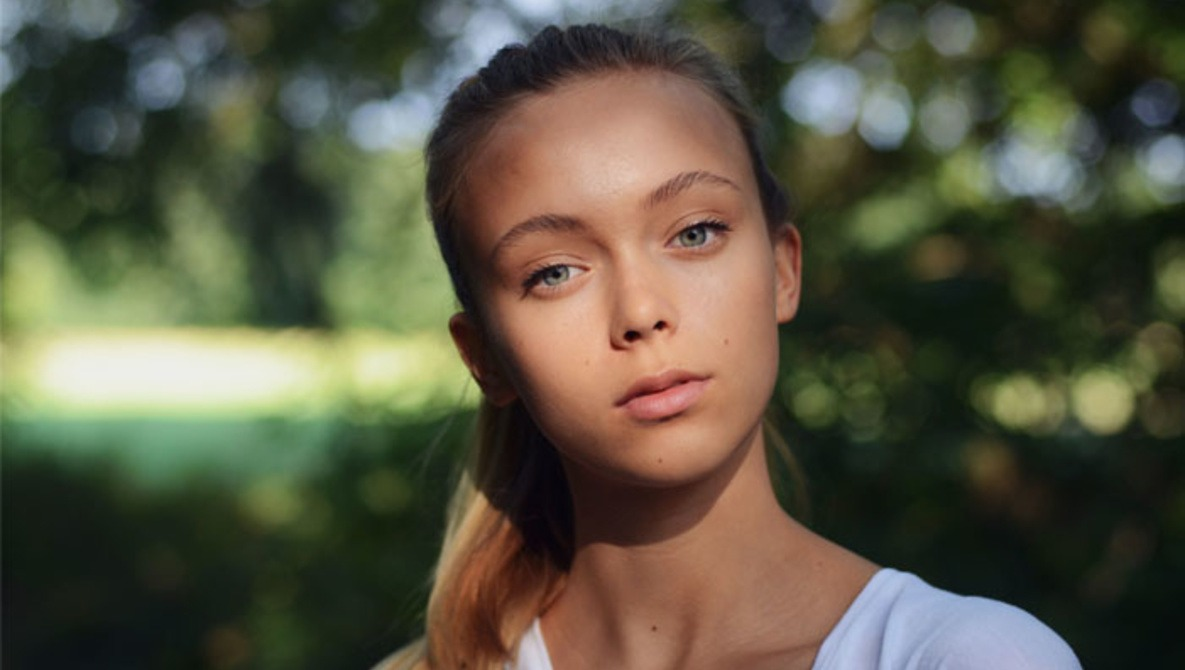
%> input picture IVA/Images and Videos/GIRL_WOOD.jpg, 1185 x 670 px
$ octave Resizing.m   (GNU Octave 9; MATLAB toolbox functions it lacks are replaced by stand-ins)
%> lines starting %> are read from the running program, lines starting %| are printed output that depends on the picture; in (x1, y1, x2, y2) boxes, pixels count from 0 and x2, y2 are one past the last pixel; in counts of white or black regions, pixels touching at a corner belong together; the program's own positions count from 1
I1=imread("GIRL_WOOD.jpg");
%> I1 is the input picture: size 670x1185x3 uint8; mean R, G, B 87.1, 84.8, 65.8
I2=imread("cat.jpg");
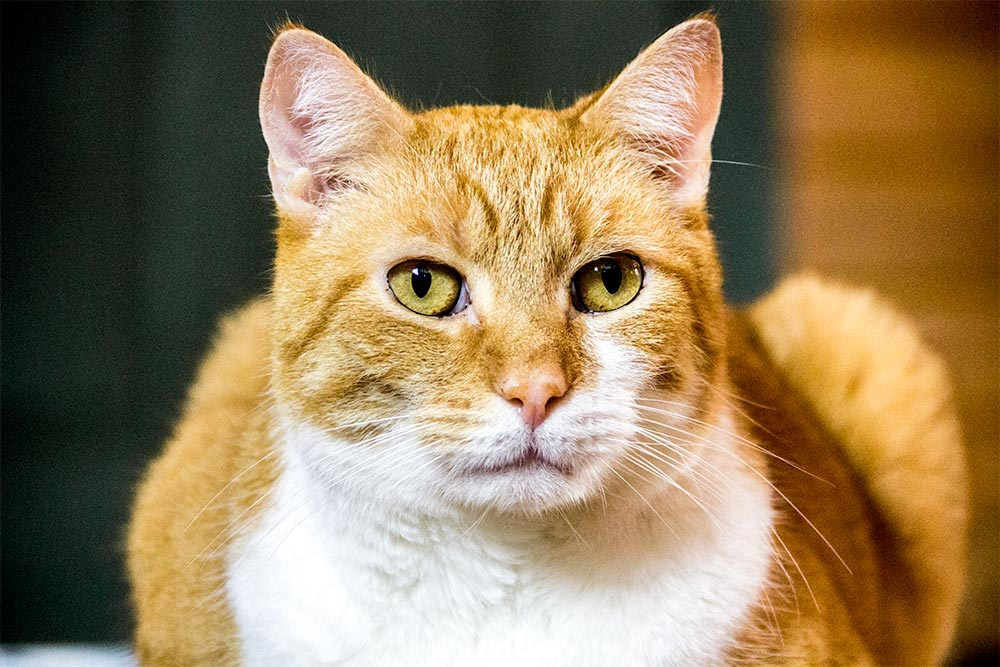
%> input picture IVA/Images and Videos/cat.jpg, 1000 x 667 px
%> I2 is the input picture: size 667x1000x3 uint8; mean R, G, B 148.8, 126.1, 90.8
I2G=rgb2gray(I2);
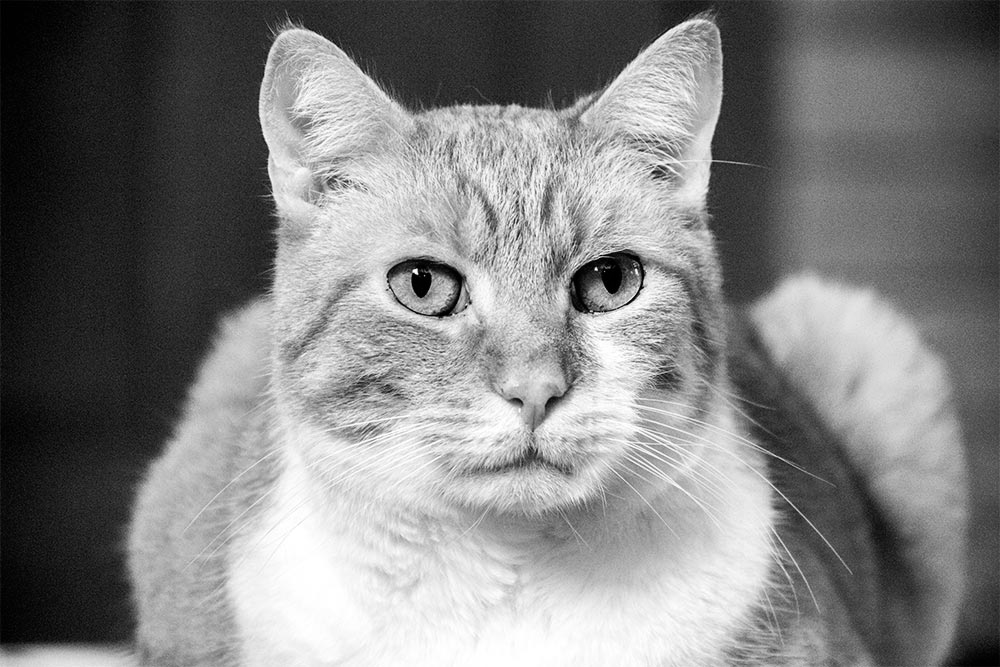
%> I2G: size 667x1000 uint8; min 0, max 255, mean 128.9
I2B=imbinarize(I2G);
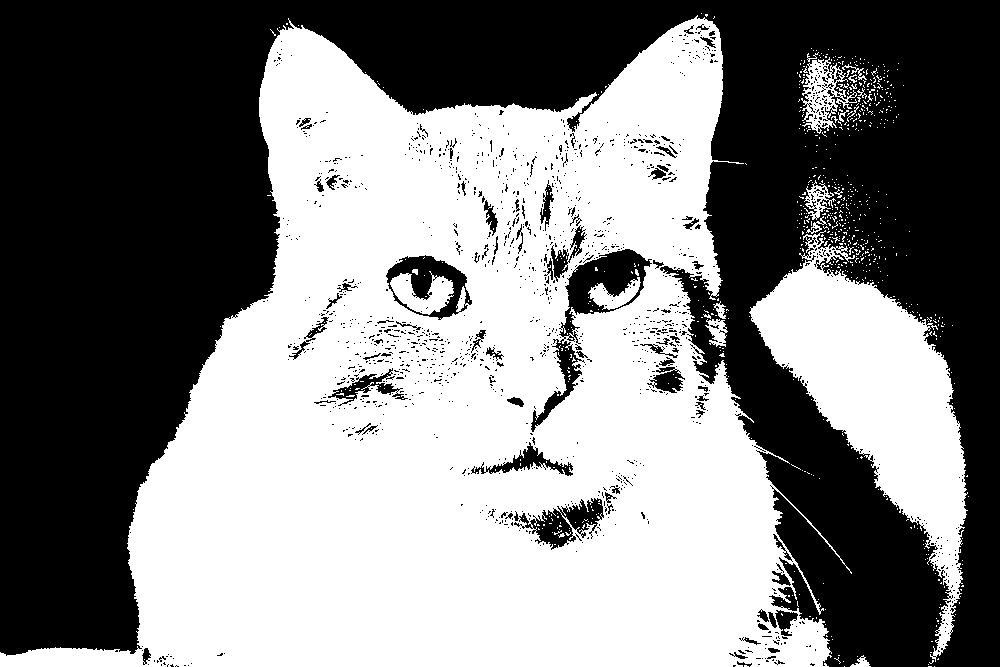
%> I2B: size 667x1000 logical; 50.9% white; 1392 black regions (1308 under 20 px), largest, box (x1, y1, x2, y2) and area: (0, 0, 1000, 667) 307222, (531, 249, 652, 432) 4422, (386, 255, 472, 320) 2273

%Resizing to 20%
J1= imresize(I2G, 0.5);

%Resizing using neighbouring values
J2=imresize(I2G,0.5,'nearest');

%Resizing by giving manually entered size
J3= imresize(I2G,[500 333]);
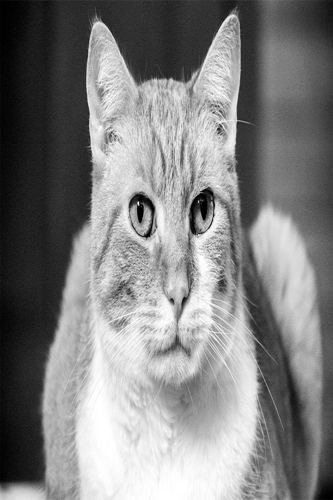
%> J3: size 500x333 uint8; min 0, max 255, mean 128.9

figure;
subplot(2,2,1);imshow(I2);title('Original Image')
subplot(2,2,2);imshow(J2);title('Resized Image using Nearest Neighbor')
subplot(2,2,3);imshow(J1);title('Resized Image')
subplot(2,2,4);imshow(J3);title('Resized Image specifying number of rows')


I1G=rgb2gray(I1);
R1 = imrotate(I2G,45,'bilinear');
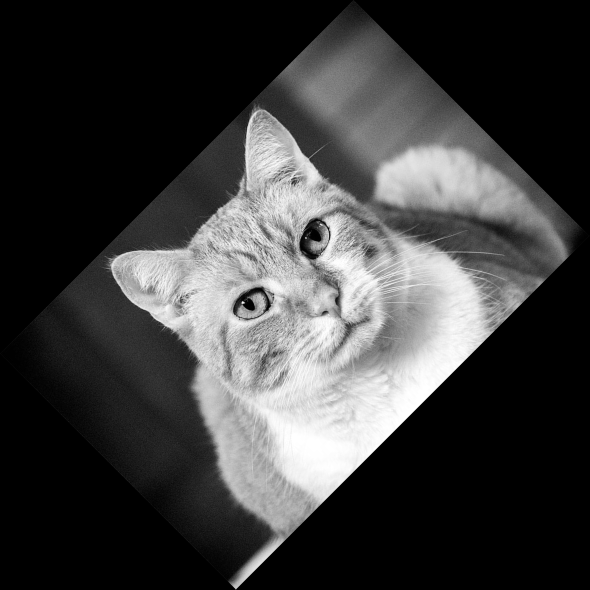
%> R1: size 1179x1179 uint8 (shown at 1/2 size); min 0, max 255, mean 61.9
R2 = imrotate(I2G,45,'crop');
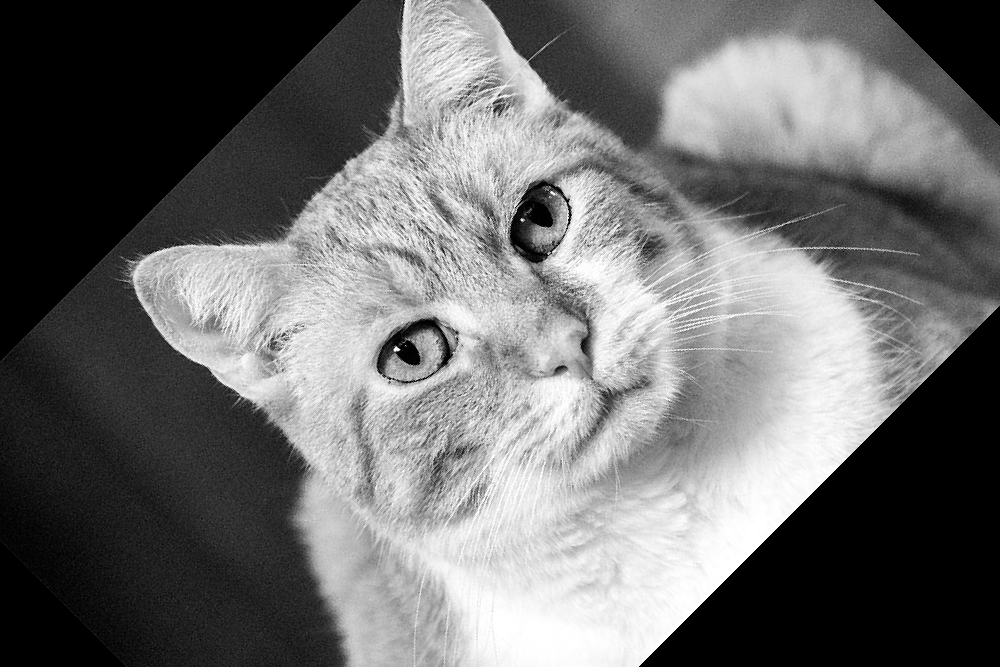
%> R2: size 667x1000 uint8; min 0, max 255, mean 109.7
R3 = imrotate(I2G,-45);
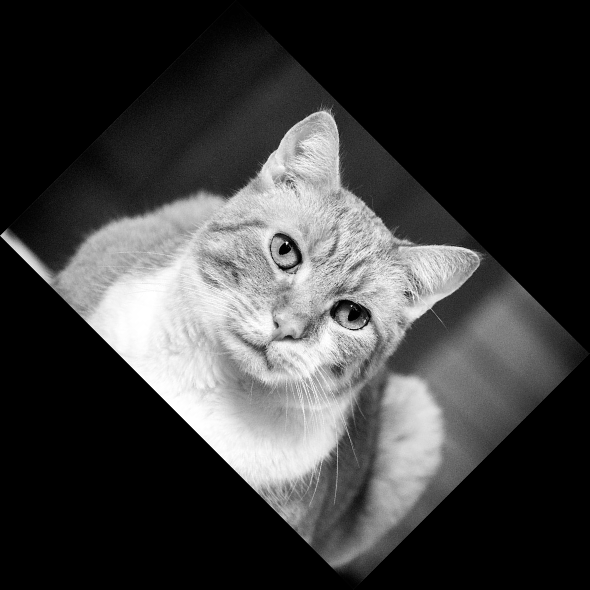
%> R3: size 1179x1179 uint8 (shown at 1/2 size); min 0, max 255, mean 61.8
figure;
subplot(2,2,1);imshow(I2G);title('Image')
subplot(2,2,2);imshow(R1);title('Rotated Images Bilinear')
subplot(2,2,3);imshow(R2);title('Rotated Images Crop')
subplot(2,2,4);imshow(R3);title('Rotated Images')
